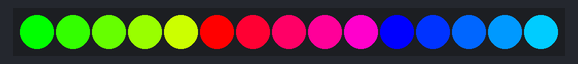
The sketch below on a simulated Arduino Uno, built with avr-gcc and run on an emulated ATmega328P. Shown: 15 RGB LEDs in strip order, left to right.

Above: at 0.15 s.
At 5.28 s:
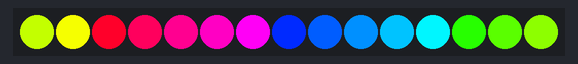
At 10.11 s:
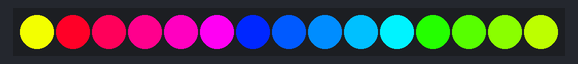
At 19.77 s:
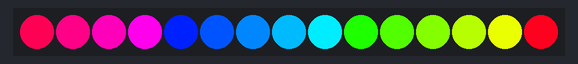
At 29.73 s:
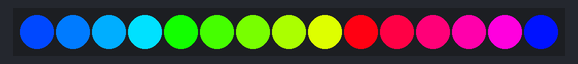
At 39.69 s:
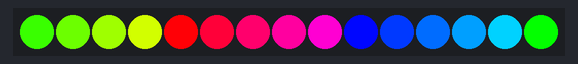

The sketch:

code.ino
```cpp
#include <Adafruit_NeoPixel.h>

#define LED_PIN 5
#define LED_COUNT 15

Adafruit_NeoPixel strip(LED_COUNT, LED_PIN, NEO_GRB + NEO_KHZ800);

void setup() {
    strip.begin();
    strip.show();
    strip.setBrightness(255);
}

void loop() {
    rainbowCycle(5);
}

void rainbowCycle(int wait) {
    for (int j = 0; j < 256; j++) {
        for (int i = 0; i < LED_COUNT; i++) {
            int pixelIndex = (i * 256 / LED_COUNT) + j;
            strip.setPixelColor(i, Wheel(pixelIndex & 255));
        }
        strip.show();
        delay(wait);
    }
}

uint32_t Wheel(byte WheelPos) {
    if (WheelPos < 85) {
        return strip.Color(WheelPos * 3, 255, 0);
    } else if (WheelPos < 170) {
        WheelPos -= 85;
        return strip.Color(255, 0, WheelPos * 3);
    } else {
        WheelPos -= 170;
        return strip.Color(0, WheelPos * 3, 255);
    }
}
```
